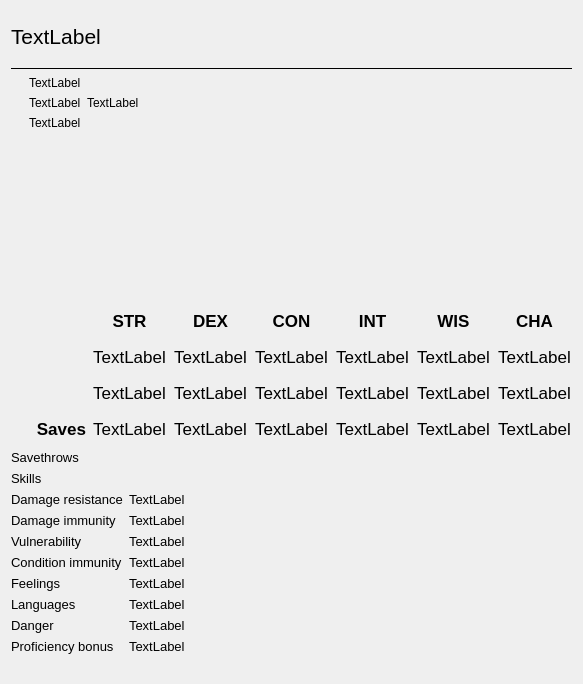
<?xml version="1.0" encoding="UTF-8"?>
<ui version="4.0">
 <class>BestiaryPage</class>
 <widget class="QWidget" name="BestiaryPage">
  <property name="geometry">
   <rect>
    <x>0</x>
    <y>0</y>
    <width>583</width>
    <height>684</height>
   </rect>
  </property>
  <property name="windowTitle">
   <string>BestiaryPage</string>
  </property>
  <layout class="QVBoxLayout" name="verticalLayout">
   <item>
    <widget class="QLabel" name="nameLabel">
     <property name="maximumSize">
      <size>
       <width>16777215</width>
       <height>50</height>
      </size>
     </property>
     <property name="font">
      <font>
       <pointsize>16</pointsize>
      </font>
     </property>
     <property name="text">
      <string notr="true">TextLabel</string>
     </property>
    </widget>
   </item>
   <item>
    <widget class="Line" name="line">
     <property name="frameShadow">
      <enum>QFrame::Plain</enum>
     </property>
     <property name="orientation">
      <enum>Qt::Horizontal</enum>
     </property>
    </widget>
   </item>
   <item>
    <layout class="QHBoxLayout" name="horizontalLayout_2">
     <item>
      <layout class="QFormLayout" name="formLayout">
       <property name="leftMargin">
        <number>5</number>
       </property>
       <item row="0" column="0">
        <widget class="QLabel" name="shield">
         <property name="sizePolicy">
          <sizepolicy hsizetype="Fixed" vsizetype="Fixed">
           <horstretch>0</horstretch>
           <verstretch>0</verstretch>
          </sizepolicy>
         </property>
         <property name="text">
          <string/>
         </property>
         <property name="pixmap">
          <pixmap resource="../static/app_resources.qrc">:/shield.svg</pixmap>
         </property>
         <property name="scaledContents">
          <bool>true</bool>
         </property>
        </widget>
       </item>
       <item row="0" column="1">
        <widget class="QLabel" name="acLabel">
         <property name="text">
          <string notr="true">TextLabel</string>
         </property>
        </widget>
       </item>
       <item row="1" column="0">
        <widget class="QLabel" name="heart">
         <property name="text">
          <string/>
         </property>
         <property name="pixmap">
          <pixmap resource="../static/app_resources.qrc">:/heart.svg</pixmap>
         </property>
         <property name="scaledContents">
          <bool>true</bool>
         </property>
        </widget>
       </item>
       <item row="2" column="0">
        <widget class="QLabel" name="speed">
         <property name="text">
          <string/>
         </property>
         <property name="pixmap">
          <pixmap resource="../static/app_resources.qrc">:/charSheet/run.svg</pixmap>
         </property>
         <property name="scaledContents">
          <bool>true</bool>
         </property>
        </widget>
       </item>
       <item row="2" column="1">
        <widget class="QLabel" name="speedLabel">
         <property name="text">
          <string>TextLabel</string>
         </property>
        </widget>
       </item>
       <item row="1" column="1">
        <layout class="QHBoxLayout" name="horizontalLayout">
         <item>
          <widget class="QLabel" name="hpLabel">
           <property name="text">
            <string notr="true">TextLabel</string>
           </property>
          </widget>
         </item>
         <item>
          <widget class="QLabel" name="hpFormula">
           <property name="text">
            <string notr="true">TextLabel</string>
           </property>
          </widget>
         </item>
        </layout>
       </item>
      </layout>
     </item>
     <item>
      <spacer name="horizontalSpacer">
       <property name="orientation">
        <enum>Qt::Horizontal</enum>
       </property>
       <property name="sizeHint" stdset="0">
        <size>
         <width>40</width>
         <height>20</height>
        </size>
       </property>
      </spacer>
     </item>
     <item>
      <widget class="QLabel" name="token">
       <property name="minimumSize">
        <size>
         <width>150</width>
         <height>150</height>
        </size>
       </property>
       <property name="text">
        <string/>
       </property>
       <property name="pixmap">
        <pixmap resource="../static/app_resources.qrc">:/human.svg</pixmap>
       </property>
       <property name="scaledContents">
        <bool>true</bool>
       </property>
      </widget>
     </item>
    </layout>
   </item>
   <item>
    <layout class="QGridLayout" name="gridLayout">
     <item row="3" column="4">
      <widget class="QLabel" name="intSaveBonus">
       <property name="sizePolicy">
        <sizepolicy hsizetype="Minimum" vsizetype="Minimum">
         <horstretch>0</horstretch>
         <verstretch>0</verstretch>
        </sizepolicy>
       </property>
       <property name="maximumSize">
        <size>
         <width>16777215</width>
         <height>30</height>
        </size>
       </property>
       <property name="font">
        <font>
         <pointsize>13</pointsize>
        </font>
       </property>
       <property name="text">
        <string>TextLabel</string>
       </property>
       <property name="alignment">
        <set>Qt::AlignCenter</set>
       </property>
      </widget>
     </item>
     <item row="2" column="4">
      <widget class="QLabel" name="intBonusLabel">
       <property name="sizePolicy">
        <sizepolicy hsizetype="Minimum" vsizetype="Minimum">
         <horstretch>0</horstretch>
         <verstretch>0</verstretch>
        </sizepolicy>
       </property>
       <property name="maximumSize">
        <size>
         <width>16777215</width>
         <height>30</height>
        </size>
       </property>
       <property name="font">
        <font>
         <pointsize>13</pointsize>
        </font>
       </property>
       <property name="text">
        <string notr="true">TextLabel</string>
       </property>
       <property name="alignment">
        <set>Qt::AlignCenter</set>
       </property>
      </widget>
     </item>
     <item row="0" column="2">
      <widget class="QLabel" name="dexterity">
       <property name="sizePolicy">
        <sizepolicy hsizetype="Minimum" vsizetype="Minimum">
         <horstretch>0</horstretch>
         <verstretch>0</verstretch>
        </sizepolicy>
       </property>
       <property name="maximumSize">
        <size>
         <width>16777215</width>
         <height>30</height>
        </size>
       </property>
       <property name="font">
        <font>
         <pointsize>13</pointsize>
         <weight>75</weight>
         <bold>true</bold>
        </font>
       </property>
       <property name="text">
        <string>DEX</string>
       </property>
       <property name="alignment">
        <set>Qt::AlignCenter</set>
       </property>
      </widget>
     </item>
     <item row="3" column="1">
      <widget class="QLabel" name="strSaveBonus">
       <property name="sizePolicy">
        <sizepolicy hsizetype="Minimum" vsizetype="Minimum">
         <horstretch>0</horstretch>
         <verstretch>0</verstretch>
        </sizepolicy>
       </property>
       <property name="maximumSize">
        <size>
         <width>16777215</width>
         <height>30</height>
        </size>
       </property>
       <property name="font">
        <font>
         <pointsize>13</pointsize>
        </font>
       </property>
       <property name="text">
        <string>TextLabel</string>
       </property>
       <property name="alignment">
        <set>Qt::AlignCenter</set>
       </property>
      </widget>
     </item>
     <item row="2" column="6">
      <widget class="QLabel" name="chaBonusLabel">
       <property name="sizePolicy">
        <sizepolicy hsizetype="Minimum" vsizetype="Minimum">
         <horstretch>0</horstretch>
         <verstretch>0</verstretch>
        </sizepolicy>
       </property>
       <property name="maximumSize">
        <size>
         <width>16777215</width>
         <height>30</height>
        </size>
       </property>
       <property name="font">
        <font>
         <pointsize>13</pointsize>
        </font>
       </property>
       <property name="text">
        <string notr="true">TextLabel</string>
       </property>
       <property name="alignment">
        <set>Qt::AlignCenter</set>
       </property>
      </widget>
     </item>
     <item row="1" column="6">
      <widget class="QLabel" name="chaValueLabel">
       <property name="sizePolicy">
        <sizepolicy hsizetype="Minimum" vsizetype="Minimum">
         <horstretch>0</horstretch>
         <verstretch>0</verstretch>
        </sizepolicy>
       </property>
       <property name="maximumSize">
        <size>
         <width>16777215</width>
         <height>30</height>
        </size>
       </property>
       <property name="font">
        <font>
         <pointsize>13</pointsize>
        </font>
       </property>
       <property name="text">
        <string notr="true">TextLabel</string>
       </property>
       <property name="alignment">
        <set>Qt::AlignCenter</set>
       </property>
      </widget>
     </item>
     <item row="2" column="5">
      <widget class="QLabel" name="wisBonusLabel">
       <property name="sizePolicy">
        <sizepolicy hsizetype="Minimum" vsizetype="Minimum">
         <horstretch>0</horstretch>
         <verstretch>0</verstretch>
        </sizepolicy>
       </property>
       <property name="maximumSize">
        <size>
         <width>16777215</width>
         <height>30</height>
        </size>
       </property>
       <property name="font">
        <font>
         <pointsize>13</pointsize>
        </font>
       </property>
       <property name="text">
        <string notr="true">TextLabel</string>
       </property>
       <property name="alignment">
        <set>Qt::AlignCenter</set>
       </property>
      </widget>
     </item>
     <item row="0" column="5">
      <widget class="QLabel" name="wisdom">
       <property name="sizePolicy">
        <sizepolicy hsizetype="Minimum" vsizetype="Minimum">
         <horstretch>0</horstretch>
         <verstretch>0</verstretch>
        </sizepolicy>
       </property>
       <property name="maximumSize">
        <size>
         <width>16777215</width>
         <height>30</height>
        </size>
       </property>
       <property name="font">
        <font>
         <pointsize>13</pointsize>
         <weight>75</weight>
         <bold>true</bold>
        </font>
       </property>
       <property name="text">
        <string>WIS</string>
       </property>
       <property name="alignment">
        <set>Qt::AlignCenter</set>
       </property>
      </widget>
     </item>
     <item row="0" column="4">
      <widget class="QLabel" name="intelligence">
       <property name="sizePolicy">
        <sizepolicy hsizetype="Minimum" vsizetype="Minimum">
         <horstretch>0</horstretch>
         <verstretch>0</verstretch>
        </sizepolicy>
       </property>
       <property name="maximumSize">
        <size>
         <width>16777215</width>
         <height>30</height>
        </size>
       </property>
       <property name="font">
        <font>
         <pointsize>13</pointsize>
         <weight>75</weight>
         <bold>true</bold>
        </font>
       </property>
       <property name="text">
        <string>INT</string>
       </property>
       <property name="alignment">
        <set>Qt::AlignCenter</set>
       </property>
      </widget>
     </item>
     <item row="0" column="6">
      <widget class="QLabel" name="charisma">
       <property name="sizePolicy">
        <sizepolicy hsizetype="Minimum" vsizetype="Minimum">
         <horstretch>0</horstretch>
         <verstretch>0</verstretch>
        </sizepolicy>
       </property>
       <property name="maximumSize">
        <size>
         <width>16777215</width>
         <height>30</height>
        </size>
       </property>
       <property name="font">
        <font>
         <pointsize>13</pointsize>
         <weight>75</weight>
         <bold>true</bold>
        </font>
       </property>
       <property name="text">
        <string>CHA</string>
       </property>
       <property name="alignment">
        <set>Qt::AlignCenter</set>
       </property>
      </widget>
     </item>
     <item row="1" column="5">
      <widget class="QLabel" name="wisValueLabel">
       <property name="sizePolicy">
        <sizepolicy hsizetype="Minimum" vsizetype="Minimum">
         <horstretch>0</horstretch>
         <verstretch>0</verstretch>
        </sizepolicy>
       </property>
       <property name="maximumSize">
        <size>
         <width>16777215</width>
         <height>30</height>
        </size>
       </property>
       <property name="font">
        <font>
         <pointsize>13</pointsize>
        </font>
       </property>
       <property name="text">
        <string notr="true">TextLabel</string>
       </property>
       <property name="alignment">
        <set>Qt::AlignCenter</set>
       </property>
      </widget>
     </item>
     <item row="0" column="1">
      <widget class="QLabel" name="strength">
       <property name="sizePolicy">
        <sizepolicy hsizetype="Minimum" vsizetype="Minimum">
         <horstretch>0</horstretch>
         <verstretch>0</verstretch>
        </sizepolicy>
       </property>
       <property name="maximumSize">
        <size>
         <width>16777215</width>
         <height>30</height>
        </size>
       </property>
       <property name="font">
        <font>
         <pointsize>13</pointsize>
         <weight>75</weight>
         <bold>true</bold>
        </font>
       </property>
       <property name="text">
        <string>STR</string>
       </property>
       <property name="alignment">
        <set>Qt::AlignCenter</set>
       </property>
      </widget>
     </item>
     <item row="1" column="2">
      <widget class="QLabel" name="dexValueLabel">
       <property name="sizePolicy">
        <sizepolicy hsizetype="Minimum" vsizetype="Minimum">
         <horstretch>0</horstretch>
         <verstretch>0</verstretch>
        </sizepolicy>
       </property>
       <property name="maximumSize">
        <size>
         <width>16777215</width>
         <height>30</height>
        </size>
       </property>
       <property name="font">
        <font>
         <pointsize>13</pointsize>
        </font>
       </property>
       <property name="text">
        <string notr="true">TextLabel</string>
       </property>
       <property name="alignment">
        <set>Qt::AlignCenter</set>
       </property>
      </widget>
     </item>
     <item row="1" column="4">
      <widget class="QLabel" name="intValueLabel">
       <property name="sizePolicy">
        <sizepolicy hsizetype="Minimum" vsizetype="Minimum">
         <horstretch>0</horstretch>
         <verstretch>0</verstretch>
        </sizepolicy>
       </property>
       <property name="maximumSize">
        <size>
         <width>16777215</width>
         <height>30</height>
        </size>
       </property>
       <property name="font">
        <font>
         <pointsize>13</pointsize>
        </font>
       </property>
       <property name="text">
        <string notr="true">TextLabel</string>
       </property>
       <property name="alignment">
        <set>Qt::AlignCenter</set>
       </property>
      </widget>
     </item>
     <item row="2" column="1">
      <widget class="QLabel" name="strBonusLabel">
       <property name="sizePolicy">
        <sizepolicy hsizetype="Minimum" vsizetype="Minimum">
         <horstretch>0</horstretch>
         <verstretch>0</verstretch>
        </sizepolicy>
       </property>
       <property name="maximumSize">
        <size>
         <width>16777215</width>
         <height>30</height>
        </size>
       </property>
       <property name="font">
        <font>
         <pointsize>13</pointsize>
        </font>
       </property>
       <property name="text">
        <string notr="true">TextLabel</string>
       </property>
       <property name="alignment">
        <set>Qt::AlignCenter</set>
       </property>
      </widget>
     </item>
     <item row="0" column="3">
      <widget class="QLabel" name="constitution">
       <property name="sizePolicy">
        <sizepolicy hsizetype="Minimum" vsizetype="Minimum">
         <horstretch>0</horstretch>
         <verstretch>0</verstretch>
        </sizepolicy>
       </property>
       <property name="maximumSize">
        <size>
         <width>16777215</width>
         <height>30</height>
        </size>
       </property>
       <property name="font">
        <font>
         <pointsize>13</pointsize>
         <weight>75</weight>
         <bold>true</bold>
        </font>
       </property>
       <property name="text">
        <string>CON</string>
       </property>
       <property name="alignment">
        <set>Qt::AlignCenter</set>
       </property>
      </widget>
     </item>
     <item row="3" column="2">
      <widget class="QLabel" name="dexSaveBonus">
       <property name="sizePolicy">
        <sizepolicy hsizetype="Minimum" vsizetype="Minimum">
         <horstretch>0</horstretch>
         <verstretch>0</verstretch>
        </sizepolicy>
       </property>
       <property name="maximumSize">
        <size>
         <width>16777215</width>
         <height>30</height>
        </size>
       </property>
       <property name="font">
        <font>
         <pointsize>13</pointsize>
        </font>
       </property>
       <property name="text">
        <string>TextLabel</string>
       </property>
       <property name="alignment">
        <set>Qt::AlignCenter</set>
       </property>
      </widget>
     </item>
     <item row="3" column="3">
      <widget class="QLabel" name="conSaveBonus">
       <property name="sizePolicy">
        <sizepolicy hsizetype="Minimum" vsizetype="Minimum">
         <horstretch>0</horstretch>
         <verstretch>0</verstretch>
        </sizepolicy>
       </property>
       <property name="maximumSize">
        <size>
         <width>16777215</width>
         <height>30</height>
        </size>
       </property>
       <property name="font">
        <font>
         <pointsize>13</pointsize>
        </font>
       </property>
       <property name="text">
        <string>TextLabel</string>
       </property>
       <property name="alignment">
        <set>Qt::AlignCenter</set>
       </property>
      </widget>
     </item>
     <item row="3" column="5">
      <widget class="QLabel" name="wisSaveBonus">
       <property name="sizePolicy">
        <sizepolicy hsizetype="Minimum" vsizetype="Minimum">
         <horstretch>0</horstretch>
         <verstretch>0</verstretch>
        </sizepolicy>
       </property>
       <property name="maximumSize">
        <size>
         <width>16777215</width>
         <height>30</height>
        </size>
       </property>
       <property name="font">
        <font>
         <pointsize>13</pointsize>
        </font>
       </property>
       <property name="text">
        <string>TextLabel</string>
       </property>
       <property name="alignment">
        <set>Qt::AlignCenter</set>
       </property>
      </widget>
     </item>
     <item row="1" column="3">
      <widget class="QLabel" name="conValueLabel">
       <property name="sizePolicy">
        <sizepolicy hsizetype="Minimum" vsizetype="Minimum">
         <horstretch>0</horstretch>
         <verstretch>0</verstretch>
        </sizepolicy>
       </property>
       <property name="maximumSize">
        <size>
         <width>16777215</width>
         <height>30</height>
        </size>
       </property>
       <property name="font">
        <font>
         <pointsize>13</pointsize>
        </font>
       </property>
       <property name="text">
        <string notr="true">TextLabel</string>
       </property>
       <property name="alignment">
        <set>Qt::AlignCenter</set>
       </property>
      </widget>
     </item>
     <item row="3" column="6">
      <widget class="QLabel" name="chaSaveBonus">
       <property name="sizePolicy">
        <sizepolicy hsizetype="Minimum" vsizetype="Minimum">
         <horstretch>0</horstretch>
         <verstretch>0</verstretch>
        </sizepolicy>
       </property>
       <property name="maximumSize">
        <size>
         <width>16777215</width>
         <height>30</height>
        </size>
       </property>
       <property name="font">
        <font>
         <pointsize>13</pointsize>
        </font>
       </property>
       <property name="text">
        <string>TextLabel</string>
       </property>
       <property name="alignment">
        <set>Qt::AlignCenter</set>
       </property>
      </widget>
     </item>
     <item row="2" column="3">
      <widget class="QLabel" name="conBonusLabel">
       <property name="sizePolicy">
        <sizepolicy hsizetype="Minimum" vsizetype="Minimum">
         <horstretch>0</horstretch>
         <verstretch>0</verstretch>
        </sizepolicy>
       </property>
       <property name="maximumSize">
        <size>
         <width>16777215</width>
         <height>30</height>
        </size>
       </property>
       <property name="font">
        <font>
         <pointsize>13</pointsize>
        </font>
       </property>
       <property name="text">
        <string notr="true">TextLabel</string>
       </property>
       <property name="alignment">
        <set>Qt::AlignCenter</set>
       </property>
      </widget>
     </item>
     <item row="1" column="1">
      <widget class="QLabel" name="strValueLabel">
       <property name="sizePolicy">
        <sizepolicy hsizetype="Minimum" vsizetype="Minimum">
         <horstretch>0</horstretch>
         <verstretch>0</verstretch>
        </sizepolicy>
       </property>
       <property name="maximumSize">
        <size>
         <width>16777215</width>
         <height>30</height>
        </size>
       </property>
       <property name="font">
        <font>
         <pointsize>13</pointsize>
        </font>
       </property>
       <property name="text">
        <string notr="true">TextLabel</string>
       </property>
       <property name="alignment">
        <set>Qt::AlignCenter</set>
       </property>
      </widget>
     </item>
     <item row="2" column="2">
      <widget class="QLabel" name="dexBonusLabel">
       <property name="sizePolicy">
        <sizepolicy hsizetype="Minimum" vsizetype="Minimum">
         <horstretch>0</horstretch>
         <verstretch>0</verstretch>
        </sizepolicy>
       </property>
       <property name="maximumSize">
        <size>
         <width>16777215</width>
         <height>30</height>
        </size>
       </property>
       <property name="font">
        <font>
         <pointsize>13</pointsize>
        </font>
       </property>
       <property name="text">
        <string notr="true">TextLabel</string>
       </property>
       <property name="alignment">
        <set>Qt::AlignCenter</set>
       </property>
      </widget>
     </item>
     <item row="3" column="0">
      <widget class="QLabel" name="saves">
       <property name="sizePolicy">
        <sizepolicy hsizetype="Minimum" vsizetype="Minimum">
         <horstretch>0</horstretch>
         <verstretch>0</verstretch>
        </sizepolicy>
       </property>
       <property name="maximumSize">
        <size>
         <width>16777215</width>
         <height>30</height>
        </size>
       </property>
       <property name="font">
        <font>
         <pointsize>13</pointsize>
         <weight>75</weight>
         <bold>true</bold>
        </font>
       </property>
       <property name="text">
        <string>Saves</string>
       </property>
       <property name="alignment">
        <set>Qt::AlignRight|Qt::AlignTrailing|Qt::AlignVCenter</set>
       </property>
      </widget>
     </item>
    </layout>
   </item>
   <item>
    <layout class="QFormLayout" name="formLayout_2">
     <item row="0" column="0">
      <widget class="QLabel" name="davethrows">
       <property name="font">
        <font>
         <pointsize>10</pointsize>
        </font>
       </property>
       <property name="text">
        <string>Savethrows</string>
       </property>
      </widget>
     </item>
     <item row="1" column="0">
      <widget class="QLabel" name="skills">
       <property name="font">
        <font>
         <pointsize>10</pointsize>
        </font>
       </property>
       <property name="text">
        <string>Skills</string>
       </property>
      </widget>
     </item>
     <item row="2" column="0">
      <widget class="QLabel" name="DamageResistance">
       <property name="font">
        <font>
         <pointsize>10</pointsize>
        </font>
       </property>
       <property name="text">
        <string>Damage resistance</string>
       </property>
      </widget>
     </item>
     <item row="3" column="0">
      <widget class="QLabel" name="damageImmunity">
       <property name="font">
        <font>
         <pointsize>10</pointsize>
        </font>
       </property>
       <property name="text">
        <string>Damage immunity</string>
       </property>
      </widget>
     </item>
     <item row="4" column="0">
      <widget class="QLabel" name="vulnerability">
       <property name="font">
        <font>
         <pointsize>10</pointsize>
        </font>
       </property>
       <property name="text">
        <string>Vulnerability</string>
       </property>
      </widget>
     </item>
     <item row="5" column="0">
      <widget class="QLabel" name="ConditionImmunity">
       <property name="font">
        <font>
         <pointsize>10</pointsize>
        </font>
       </property>
       <property name="text">
        <string>Condition immunity</string>
       </property>
      </widget>
     </item>
     <item row="6" column="0">
      <widget class="QLabel" name="Feelings">
       <property name="font">
        <font>
         <pointsize>10</pointsize>
        </font>
       </property>
       <property name="text">
        <string>Feelings</string>
       </property>
      </widget>
     </item>
     <item row="7" column="0">
      <widget class="QLabel" name="Languages">
       <property name="font">
        <font>
         <pointsize>10</pointsize>
        </font>
       </property>
       <property name="text">
        <string>Languages</string>
       </property>
      </widget>
     </item>
     <item row="8" column="0">
      <widget class="QLabel" name="Danger">
       <property name="font">
        <font>
         <pointsize>10</pointsize>
        </font>
       </property>
       <property name="text">
        <string>Danger</string>
       </property>
      </widget>
     </item>
     <item row="9" column="0">
      <widget class="QLabel" name="prof">
       <property name="font">
        <font>
         <pointsize>10</pointsize>
        </font>
       </property>
       <property name="text">
        <string>Proficiency bonus</string>
       </property>
      </widget>
     </item>
     <item row="0" column="1">
      <layout class="QHBoxLayout" name="saveLayout"/>
     </item>
     <item row="1" column="1">
      <layout class="QHBoxLayout" name="skillsLayout"/>
     </item>
     <item row="2" column="1">
      <widget class="QLabel" name="drLabel">
       <property name="font">
        <font>
         <pointsize>10</pointsize>
        </font>
       </property>
       <property name="text">
        <string>TextLabel</string>
       </property>
      </widget>
     </item>
     <item row="3" column="1">
      <widget class="QLabel" name="diLabel">
       <property name="font">
        <font>
         <pointsize>10</pointsize>
        </font>
       </property>
       <property name="text">
        <string>TextLabel</string>
       </property>
      </widget>
     </item>
     <item row="4" column="1">
      <widget class="QLabel" name="dvLabel">
       <property name="font">
        <font>
         <pointsize>10</pointsize>
        </font>
       </property>
       <property name="text">
        <string>TextLabel</string>
       </property>
      </widget>
     </item>
     <item row="5" column="1">
      <widget class="QLabel" name="ciLabel">
       <property name="font">
        <font>
         <pointsize>10</pointsize>
        </font>
       </property>
       <property name="text">
        <string>TextLabel</string>
       </property>
      </widget>
     </item>
     <item row="6" column="1">
      <widget class="QLabel" name="fellingsLabel">
       <property name="font">
        <font>
         <pointsize>10</pointsize>
        </font>
       </property>
       <property name="text">
        <string>TextLabel</string>
       </property>
      </widget>
     </item>
     <item row="7" column="1">
      <widget class="QLabel" name="langLabel">
       <property name="font">
        <font>
         <pointsize>10</pointsize>
        </font>
       </property>
       <property name="text">
        <string>TextLabel</string>
       </property>
      </widget>
     </item>
     <item row="8" column="1">
      <widget class="QLabel" name="dangerLabel">
       <property name="font">
        <font>
         <pointsize>10</pointsize>
        </font>
       </property>
       <property name="text">
        <string>TextLabel</string>
       </property>
      </widget>
     </item>
     <item row="9" column="1">
      <widget class="QLabel" name="profLabel">
       <property name="font">
        <font>
         <pointsize>10</pointsize>
        </font>
       </property>
       <property name="text">
        <string>TextLabel</string>
       </property>
      </widget>
     </item>
    </layout>
   </item>
  </layout>
 </widget>
 <resources>
  <include location="../static/app_resources.qrc"/>
 </resources>
 <connections/>
</ui>
